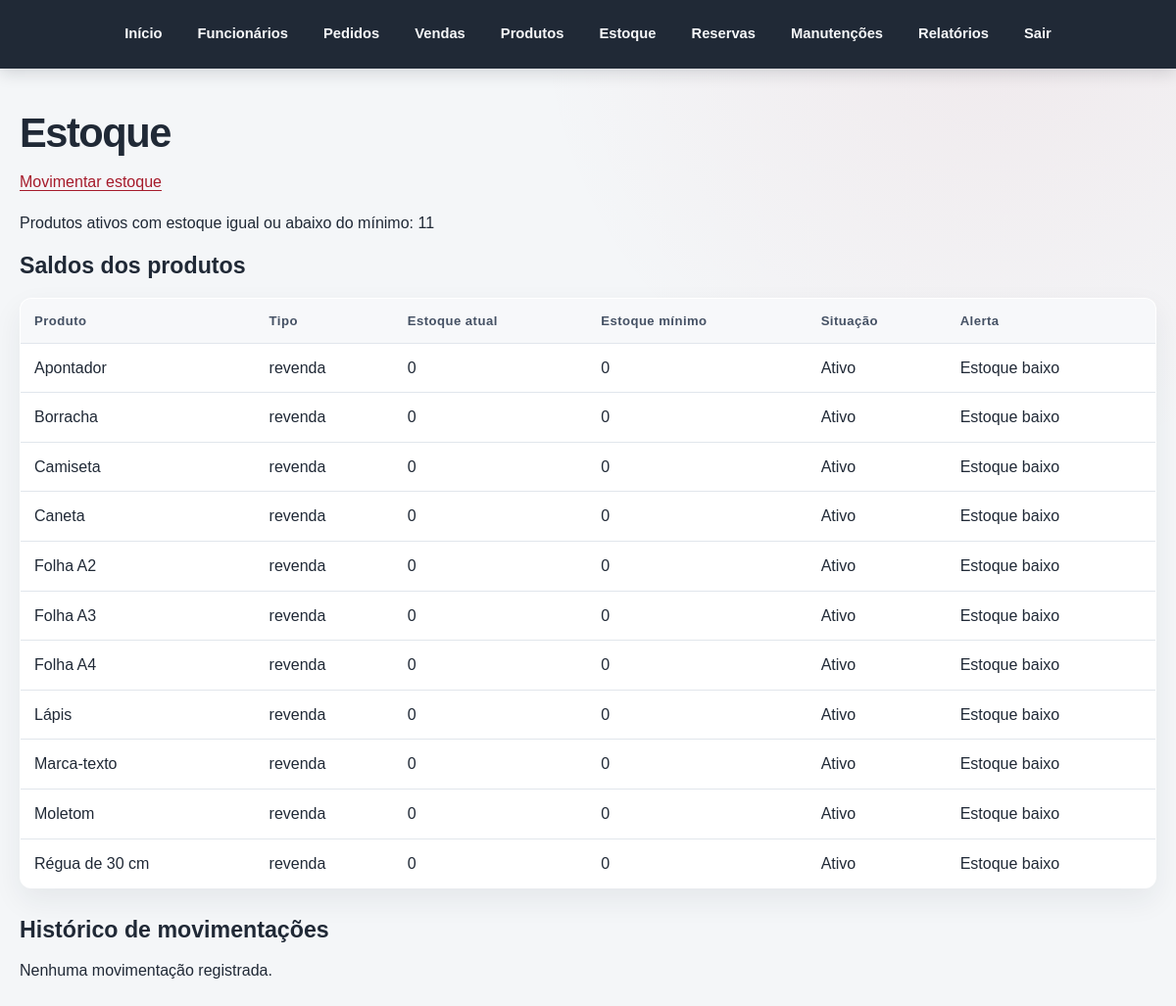
Screenshot of /pages/estoque/consultar.php (signed in) with the database file from the repository.
### tables this page shows
CREATE TABLE `produtos` (
  `id` int(11) UNSIGNED NOT NULL,
  `nome` varchar(100) NOT NULL,
  `tipo` enum('revenda','insumo') NOT NULL,
  `preco` decimal(10,2) DEFAULT NULL,
  `estoque_atual` int(11) NOT NULL DEFAULT 0,
  `estoque_minimo` int(11) NOT NULL DEFAULT 0,
  `ativo` tinyint(1) NOT NULL DEFAULT 1,
  `data_cadastro` timestamp NOT NULL DEFAULT current_timestamp()
);

### includes/permissoes.php (called while the page is built, shortened)
<?php
$permissoesPorPerfil = [
    'administrador' => [
        'funcionarios.gerenciar',
        'pedidos.consultar',
        'pedidos.cadastrar',
        'pedidos.atualizar_status',
        'servicos.gerenciar',
        'vendas.consultar',
        'vendas.registrar',
        'produtos.consultar',
        'produtos.editar',
        'estoque.consultar',
        'estoque.gerenciar',
        'reservas.consultar',
        'reservas.gerenciar',
        'reservas.solicitar',
        'manutencoes.consultar',
        'manutencoes.registrar',
        'manutencoes.atualizar',
        'relatorios.consultar',
        'relatorios.gerar',
    ],
    'gerente' => [
        'pedidos.consultar',
        'vendas.consultar',
        'produtos.consultar',
        'produtos.editar',
        'estoque.consultar',
        'reservas.consultar',
        'manutencoes.consultar',
        'relatorios.consultar',
        'relatorios.gerar',
    ],
    'atendente' => [
        'pedidos.consultar',
        'pedidos.cadastrar',
        'vendas.registrar',
        'reservas.solicitar',
    ],
    'operador' => [
        'pedidos.consultar',
        'pedidos.atualizar_status',
        'manutencoes.consultar',
        'manutencoes.registrar',
        'manutencoes.atualizar',
    ],
];
function funcionarioPode(string $permissao): bool
{
    global $permissoesPorPerfil;
    $perfil = $_SESSION['funcionario_perfil'] ?? '';
    return in_array(
        $permissao,
        $permissoesPorPerfil[$perfil] ?? [],
        true
    );
}

### pages/estoque/consultar.php (the view, shortened to what this page needs)
<?php
require_once __DIR__ . '/../../includes/permissoes.php';
require_once __DIR__ . '/../../config/conexao.php';
$sql = 'SELECT
            id,
            nome,
            tipo,
            estoque_atual,
            estoque_minimo,
            ativo
        FROM produtos
        ORDER BY nome ASC';
$produtos = $pdo->query($sql)->fetchAll();
$quantidadeEstoqueBaixo = 0;
foreach ($produtos as $produto) {
    if (
        (int) $produto['ativo'] === 1
        && (int) $produto['estoque_atual']
            <= (int) $produto['estoque_minimo']
    ) {
        $quantidadeEstoqueBaixo++;
    }
}
$sqlMovimentacoes = 'SELECT
                         m.id,
                         m.data_movimentacao,
                         m.tipo,
                         m.quantidade,
                         m.motivo,
                         p.nome AS produto,
                         f.nome AS funcionario
                     FROM movimentacoes_estoque m
                     INNER JOIN produtos p
                         ON p.id = m.produto_id
                     INNER JOIN funcionarios f
                         ON f.id = m.funcionario_id
                     ORDER BY m.data_movimentacao DESC, m.id DESC';
$movimentacoes = $pdo->query($sqlMovimentacoes)->fetchAll();
require_once __DIR__ . '/../../includes/header.php';
?>
<h1>Estoque</h1>
<?php if (funcionarioPode('estoque.gerenciar')): ?>
    <p>
        <a href="movimentar.php">Movimentar estoque</a>
    </p>
<?php endif; ?>
<p>
    Produtos ativos com estoque igual ou abaixo do mínimo:
    <?= $quantidadeEstoqueBaixo ?>
</p>
<h2>Saldos dos produtos</h2>
<?php if (count($produtos) === 0): ?>
    <p>Nenhum produto cadastrado.</p>
<?php else: ?>
    <table>
        <thead>
            <tr>
                <th>Produto</th>
                <th>Tipo</th>
                <th>Estoque atual</th>
                <th>Estoque mínimo</th>
                <th>Situação</th>
                <th>Alerta</th>
            </tr>
        </thead>
        <tbody>
            <?php foreach ($produtos as $produto): ?>
                <?php
                $ativo = (int) $produto['ativo'] === 1;
                $estoqueAtual = (int) $produto['estoque_atual'];
                $estoqueMinimo = (int) $produto['estoque_minimo'];
                $estoqueBaixo = $ativo
                    && $estoqueAtual <= $estoqueMinimo;
                ?>
                <tr>
                    <td>
                        <?= htmlspecialchars(
                            $produto['nome'],
                            ENT_QUOTES,
                            'UTF-8'
                        ) ?>
                    </td>
                    <td>
                        <?= htmlspecialchars(
                            $produto['tipo'],
                            ENT_QUOTES,
                            'UTF-8'
                        ) ?>
                    </td>
                    <td><?= $estoqueAtual ?></td>
                    <td><?= $estoqueMinimo ?></td>
                    <td><?= $ativo ? 'Ativo' : 'Inativo' ?></td>
                    <td>
                        <?= $estoqueBaixo
                            ? 'Estoque baixo'
                            : 'Dentro do mínimo' ?>
                    </td>
                </tr>
            <?php endforeach; ?>
        </tbody>
    </table>
<?php endif; ?>
<h2>Histórico de movimentações</h2>
<?php if (count($movimentacoes) === 0): ?>
    <p>Nenhuma movimentação registrada.</p>
<?php endif; ?>
<?php require_once __DIR__ . '/../../includes/footer.php'; ?>

### includes/header.php (shortened to what this page needs)
<?php
require_once __DIR__ . '/permissoes.php';
?>
<!DOCTYPE html>
<html lang="pt-BR">
<head>
    <link rel="stylesheet" href="/grafica-etecvav/css/style.css">
</head>
<body>
    <?php if (isset($_SESSION['funcionario_id'])): ?>
        <nav class="navegacao" aria-label="Navegação principal">
    <a href="/grafica-etecvav/index.php">Início</a>
    <?php if (funcionarioPode('funcionarios.gerenciar')): ?>
        <a href="/grafica-etecvav/pages/funcionarios/listar.php">
            Funcionários
        </a>
    <?php endif; ?>
    <?php if (funcionarioPode('pedidos.consultar')): ?>
        <a href="/grafica-etecvav/pages/pedidos/listar.php">
            Pedidos
        </a>
    <?php endif; ?>
    <?php if (funcionarioPode('vendas.consultar')): ?>
    <a href="/grafica-etecvav/pages/vendas/listar.php">Vendas</a>
<?php elseif (funcionarioPode('vendas.registrar')): ?>
    <a href="/grafica-etecvav/pages/vendas/cadastrar.php">Registrar venda</a>
<?php endif; ?>
    <?php if (funcionarioPode('produtos.consultar')): ?>
        <a href="/grafica-etecvav/pages/produtos/listar.php">
            Produtos
        </a>
    <?php endif; ?>
    <?php if (funcionarioPode('estoque.consultar') || funcionarioPode('estoque.gerenciar')): ?>
        <a href="/grafica-etecvav/pages/estoque/consultar.php">
            Estoque
        </a>
    <?php endif; ?>
    <?php if (funcionarioPode('reservas.consultar')): ?>
    <a href="/grafica-etecvav/pages/armarios/reservas.php">
        Reservas
    </a>
<?php elseif (funcionarioPode('reservas.solicitar')): ?>
    <a href="/grafica-etecvav/pages/armarios/cadastrar_reserva.php">
        Solicitar reserva
    </a>
<?php endif; ?>
    <?php if (funcionarioPode('manutencoes.consultar') || funcionarioPode('manutencoes.registrar')): ?>
        <a href="/grafica-etecvav/pages/manutencoes/listar.php">
            Manutenções
        </a>
    <?php endif; ?>
    <?php if (funcionarioPode('relatorios.consultar')): ?>
        <a href="/grafica-etecvav/pages/relatorios/listar.php">
            Relatórios
        </a>
    <?php endif; ?>
    <a href="/grafica-etecvav/logout.php">Sair</a>
</nav>
    <?php endif; ?>
    <main>

### includes/footer.php
    </main>
</body>
</html>

### css/style.css (style rules this page uses)
:root { color-scheme: light; --cor-fundo: #f4f6f8; --cor-superficie: #ffffff; --cor-texto: #202936; --cor-texto-suave: #637083; --cor-borda: #e1e6ec; --cor-primaria: #a61b2b; --cor-primaria-escura: #821522; --cor-primaria-clara: #fff0f1; --cor-navegacao: #202936; --sombra-cartao: 0 12px 30px rgba(32, 41, 54, 0.07); }
* { box-sizing: border-box; }
html { min-height: 100%; background: var(--cor-fundo); }
body { min-height: 100vh; margin: 0; background: radial-gradient( circle at 85% 0, rgba(166, 27, 43, 0.06), transparent 30rem ), var(--cor-fundo); color: var(--cor-texto); font-family: Arial, Helvetica, sans-serif; line-height: 1.6; }
.navegacao { display: flex; flex-wrap: wrap; align-items: center; justify-content: center; gap: 8px; margin: 0; padding: 14px 24px; background: var(--cor-navegacao); border: 0; box-shadow: 0 4px 16px rgba(20, 27, 37, 0.16); }
.navegacao a { display: inline-flex; align-items: center; min-height: 40px; padding: 8px 13px; border: 1px solid transparent; border-radius: 8px; color: #f7f8fa; font-size: 0.92rem; font-weight: 700; text-decoration: none; transition: background-color 160ms ease, border-color 160ms ease, transform 160ms ease; }
main { width: min(100% - 40px, 1180px); min-height: calc(100vh - 70px); margin: 0 auto; padding: 42px 0 64px; }
h1, h2, h3, p { margin-top: 0; }
h1 { margin-bottom: 14px; color: var(--cor-texto); font-size: clamp(1.8rem, 4vw, 2.6rem); line-height: 1.15; letter-spacing: -0.035em; }
h2 { margin-bottom: 14px; color: var(--cor-texto); font-size: 1.45rem; line-height: 1.25; }
a { color: var(--cor-primaria); text-underline-offset: 3px; }
table { width: 100%; margin: 18px 0 28px; border-collapse: collapse; border: 1px solid var(--cor-borda); border-radius: 12px; background: var(--cor-superficie); box-shadow: var(--sombra-cartao); overflow: hidden; }
th, td { padding: 12px 14px; border-bottom: 1px solid var(--cor-borda); text-align: left; vertical-align: top; }
th { background: #f7f8fa; color: #455164; font-size: 0.82rem; letter-spacing: 0.035em; }
tr:last-child td { border-bottom: 0; }

### rows the page displays
produtos: nome "Apontador", tipo "revenda", estoque_atual "0", estoque_minimo "0", ativo "Ativo"
produtos: nome "Borracha", tipo "revenda", estoque_atual "0", estoque_minimo "0", ativo "Ativo"
produtos: nome "Camiseta", tipo "revenda", estoque_atual "0", estoque_minimo "0", ativo "Ativo"
produtos: nome "Caneta", tipo "revenda", estoque_atual "0", estoque_minimo "0", ativo "Ativo"
produtos: nome "Folha A2", tipo "revenda", estoque_atual "0", estoque_minimo "0", ativo "Ativo"
produtos: nome "Folha A3", tipo "revenda", estoque_atual "0", estoque_minimo "0", ativo "Ativo"
produtos: nome "Folha A4", tipo "revenda", estoque_atual "0", estoque_minimo "0", ativo "Ativo"
produtos: nome "Lápis", tipo "revenda", estoque_atual "0", estoque_minimo "0", ativo "Ativo"
produtos: nome "Marca-texto", tipo "revenda", estoque_atual "0", estoque_minimo "0", ativo "Ativo"
produtos: nome "Moletom", tipo "revenda", estoque_atual "0", estoque_minimo "0", ativo "Ativo"
produtos: nome "Régua de 30 cm", tipo "revenda", estoque_atual "0", estoque_minimo "0", ativo "Ativo"

### other values shown
$quantidadeEstoqueBaixo "11"
